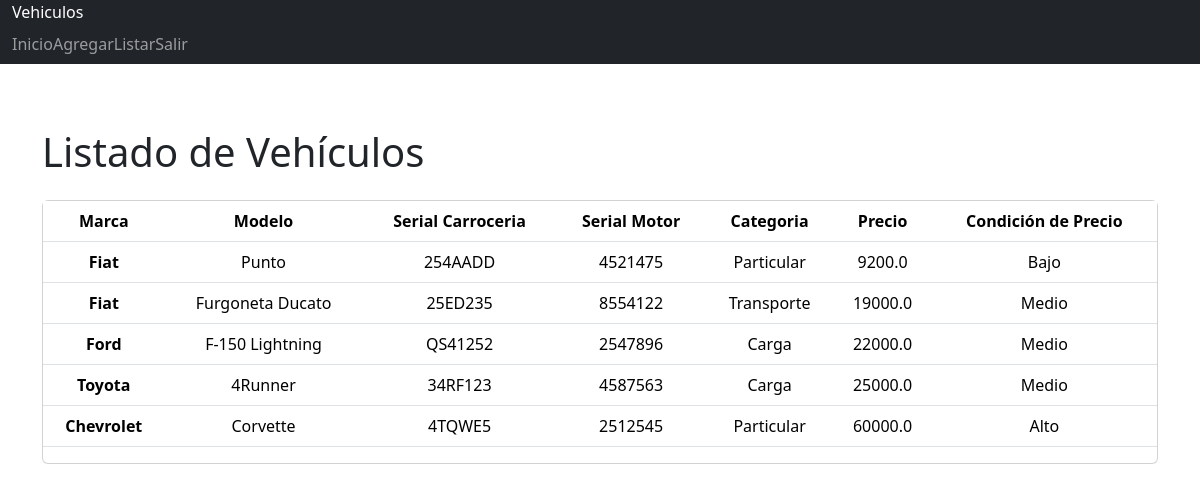
/vehiculo/listar/ (signed in), run on the app's committed database.
### vehiculo/models.py (models this page shows, shortened)
class VehiculoModel(models.Model):
    MARCAS_OPTIONS = (
        ('Fiat','Fiat'),
        ('Chevrolet','Chevrolet'),
        ('Ford','Ford'),
        ('Toyota','Toyota'),
    )
    CATEGORIAS_OPTIONS = (
        ('Particular','Particular'),
        ('Transporte','Transporte'),
        ('Carga','Carga'),
    )
    marca = models.CharField(max_length= 20, choices = MARCAS_OPTIONS, default= 'Ford')
    modelo = models.CharField(max_length = 100)
    serial_carroceria = models.CharField(max_length = 50)
    serial_motor = models.CharField(max_length = 50)
    categoria = models.CharField(max_length = 20, choices = CATEGORIAS_OPTIONS, default= 'Particular')
    precio = models.FloatField()
    fecha_creacion = models.DateTimeField(auto_now_add = True)
    fecha_modificacion = models.DateTimeField(auto_now = True)
    class Meta:
        permissions = (
            ("visualizar_catalogo","Puede visualizar_catalogo"),
        )

### vehiculo/views.py (the view)
# urls.py: path('listar/', listar_vehiculo, name = "listar"),
@permission_required('vehiculo.visualizar_catalogo', raise_exception=True)
def listar_vehiculo(request):
    vehiculos = VehiculoModel.objects.all()
    context = {'lista_vehiculos': vehiculos}
    return render(request, 'lista.html', context)

### templates/lista.html
{% extends 'base.html' %}
{% load static %}
{% block content %}
<div class="container py-5" id="vehiculo-list">
    {% if user.is_authenticated %}
    <div class="title py-3">
        <h1>Listado de Vehículos</h1>
    </div>
    <div class="card" id="card-list">
        <table class="table table-hover text-center table-responsive-sm">
            <thead>
                <tr>
                    <th>Marca</th>
                    <th>Modelo</th>
                    <th>Serial Carroceria</th>
                    <th>Serial Motor</th>
                    <th>Categoria</th>
                    <th>Precio</th>
                    <th>Condición de Precio</th>
                </tr>
            </thead>
        {% if lista_vehiculos %}
            {% for item in lista_vehiculos %}
            <tbody>
                <tr>
                    <th>{{item.marca}}</th>
                    <td>{{item.modelo}}</td>
                    <td>{{item.serial_carroceria}}</td>
                    <td>{{item.serial_motor}}</td>
                    <td>{{item.categoria}}</td>
                    <td>{{item.precio}}</td>
                    <td>
                        {% if item.precio > 30000 %}
                            Alto
                        {% elif item.precio > 10000 and item.precio <= 30000 %}
                            Medio
                        {% elif item.precio <= 10000 %}
                            Bajo
                        {% else %}
                            Valor inválido
                        {% endif %}
                    </td>
                </tr>
            </tbody>
            {% endfor %}
        {% else %}
            <h1>No tengo información de vehículos</h1>
        {% endif %}
        </table>
    </div>
    {% else %}
        <h1>Usuario no registrado, no tienes acceso al listado</h1>
        {% endif %}
</div>
{% endblock %}

### templates/base.html (shortened to what this page needs)
<!DOCTYPE html>
<html lang="en">
<head>
    {% load bootstrap5 %}
    {% bootstrap_css %}
</head>
<body>
    {% block nav %}
        {% include 'menu.html' %}
    {% endblock nav %}
    {% block content %}
    {% endblock content %}
</body>
</html>

### templates/menu.html (shortened to what this page needs)
{% extends 'base.html' %}
{% block nav %}
    <nav class="navbar-expand-lg navbar-dark bg-dark">
        <div class="container-fluid">
            <a class="navbar-brand" href="#">Vehiculos</a>
            <div class ="collapse navbar-collapse" id="navbarSupportedContent">
                <ul class="navbar-nav me-auto mb-2 mb-lg-0">
                    <li class="nav-item">
                        <a class="nav-link" href="/">Inicio</a>
                    </li>
                    <li class="nav-item">
                        <a class="nav-link" href="/vehiculo/add">Agregar</a>
                    </li>
                    <li class="nav-item">
                        <a class="nav-link" href="/vehiculo/listar">Listar</a>
                    </li>
                    {% if user.is_authenticated %}
                        <li class="nav-item">
                            <a class="nav-link" href="{% url 'logout' %}">Salir</a>
                        </li>
                    {% else %}
                        <li class="nav-item">
                            <a class="nav-link" href="/vehiculo/login">Login</a>
                        </li>
                    {% endif %}
                </ul>
            </div>
        </div>
    </nav>
{% endblock %}

### data on the page
VehiculoModel: marca "Fiat", modelo "Punto", serial_carroceria "254AADD", serial_motor "4521475", categoria "Particular", precio "9200.0", shows "Bajo"
VehiculoModel: marca "Fiat", modelo "Furgoneta Ducato", serial_carroceria "25ED235", serial_motor "8554122", categoria "Transporte", precio "19000.0", shows "Medio"
VehiculoModel: marca "Ford", modelo "F-150 Lightning", serial_carroceria "QS41252", serial_motor "2547896", categoria "Carga", precio "22000.0", shows "Medio"
VehiculoModel: marca "Toyota", modelo "4Runner", serial_carroceria "34RF123", serial_motor "4587563", categoria "Carga", precio "25000.0", shows "Medio"
VehiculoModel: marca "Chevrolet", modelo "Corvette", serial_carroceria "4TQWE5", serial_motor "2512545", categoria "Particular", precio "60000.0", shows "Alto"
